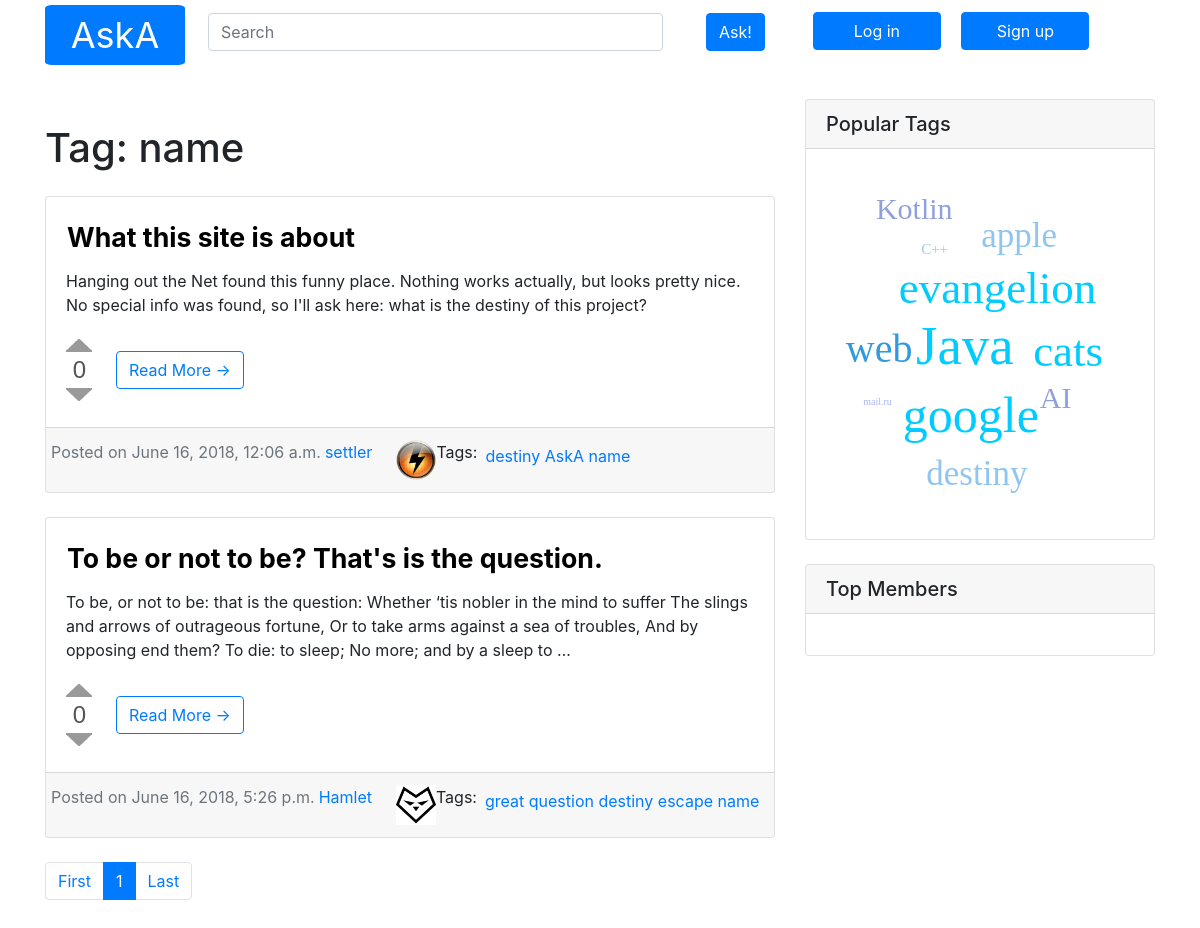
Page /tag/name on the earlier database version.
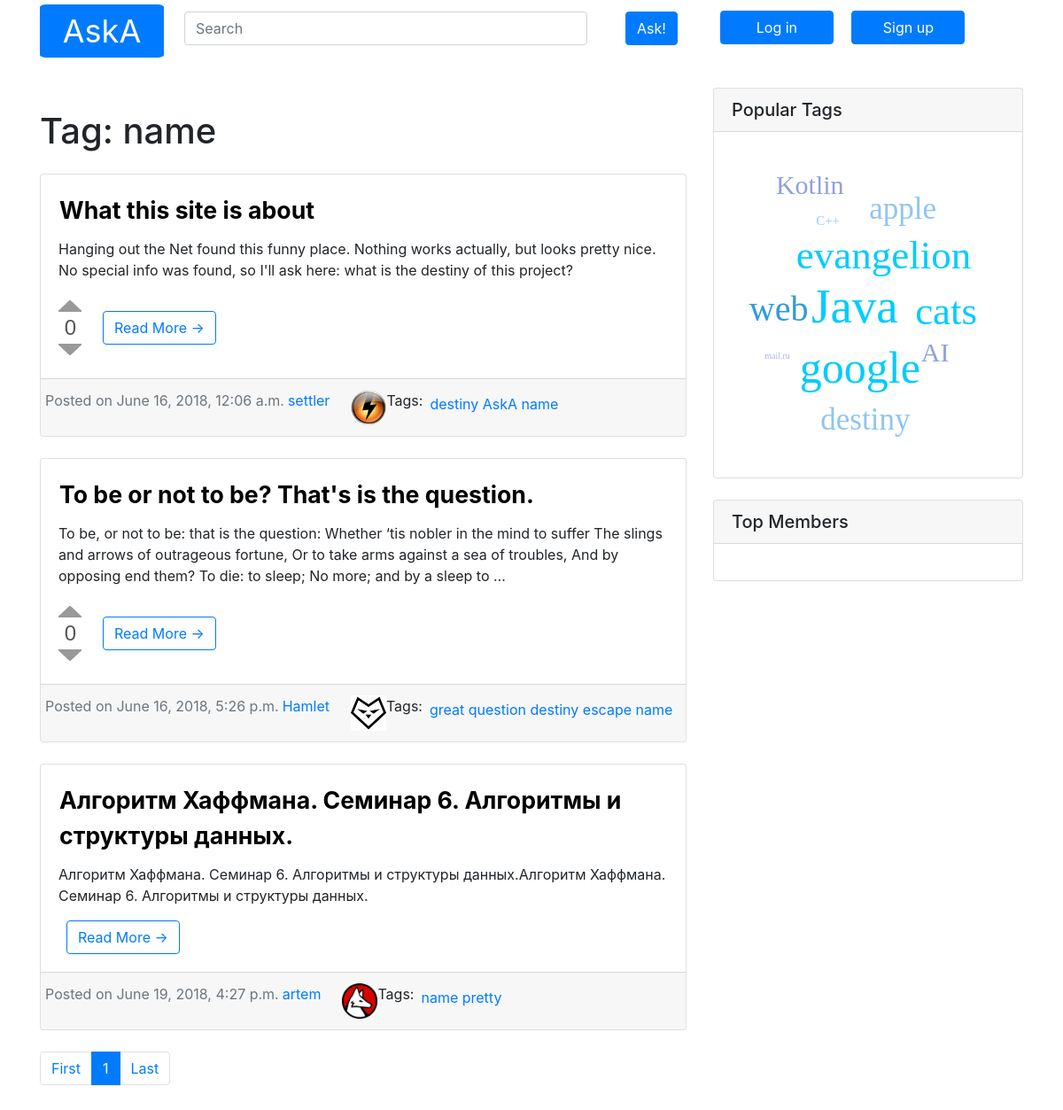
Same page on the later database version.
### question_list/models.py (models this page shows, shortened)
class Question(models.Model):
    title = models.CharField(max_length=200)
    text = models.TextField()
    author = models.ForeignKey('User', related_name='questions', on_delete=models.CASCADE)
    created = models.DateTimeField(default=timezone.now)
    tags = models.ManyToManyField('Tag', related_name='questions')
    rating = models.IntegerField(default=0)
    objects = QuestionManager()
    class Meta:
        ordering = ['created']
    def get_absolute_url(self):
        return "/question/%i" % self.id

class User(models.Model):
    user = models.OneToOneField(jUser, related_name='profile', on_delete=models.CASCADE)
    avatar = models.ImageField(upload_to='users_avatars', blank=True)
    rating = models.IntegerField(default=0)
    objects = UserManager()

class Tag(models.Model):
    text = models.CharField(max_length=20, unique=True)
    def get_absolute_tag_url(self):
        return "/tag/%s" % self.text

### question_list/views.py (the view)
# urls.py: path('tag/<str:tag>', views.tag, name='tag'),
def tag(request, tag):
    questions = Question.objects.get_by_tag(tag)
    paginator = Paginator(questions, 3)
    page = request.GET.get('page')
    questions = paginator.get_page(page)
    return render(request, 'question_list/tag.html', {'questions': questions, 'tag': tag, 'page': page})

### question_list/models.py (called while the page is built)
    def get_by_tag(self, tag):
        queryset = Question.objects.filter(tags__text=tag)
        return queryset

### question_list/templates/question_list/tag.html (shortened to what this page needs)
{% extends "question_list/base.html" %}
{% load staticfiles %}
                  {% block content %}
                  <div class="col-md-8">
                      <h1 class="my-4">Tag: {{ tag }}</h1>
                  {% for question in questions %}
                  <div class="card mb-4">
                      <div class="card-body">
                        <div class="row">
                          <a href="{{ question.get_absolute_url }}" class="card-title question-link ml-3">{{ question.title }}</a>
                        </div>
                        <p class="card-text">{{ question.text|truncatewords:50 }}</p>
                        <div class="row">
                          <div class="examples ml-2" id="vote{{ question.id }}"></div>
                          <div class="align-self-center">
                            <a href="{{ question.get_absolute_url }}" class="btn btn-outline-primary generic-button ml-3">Read More &rarr;</a>
                          </div>
                        </div>
                      </div>
                      <div class="card-footer">
                        <div class="row">
                          <div class="text-muted">Posted on {{ question.created }}</div>
                          <a href="#" class="ml-1">{{ question.author.user.username }}</a>
                          <img class="ml-4 img-circle img-fluid usericon" title="{{ question.author.user.username }}"
                            {% if question.author.avatar %} src="{{ question.author.avatar.url }}"
                            {% else %}
                            src="{% static 'img/icon128.svg' %}">
                            {% endif %}
                          <h6 class="ml-4 my-1">Tags:</h6>
                          <div class="ml-2 text-muted mt-1">
                            {% for ctag in question.tags.all %}
                            <a href="{{ ctag.get_absolute_tag_url }}">{{ ctag.text }}</a>
                            {% endfor %}
                          </div>
                        </div>
                      </div>
                    </div>
                  {% endfor %}
                <nav aria-label="Page navigation example">
                    <ul class="pagination">
                      <li class="page-item"><a class="page-link" href="{% url 'question_list:tag' %}/{{ tag }}{% if by_rating %}?by_rating=1&{% else %}?{% endif %}page=1">First</a></li>
                      <li class="page-item active"><a class="page-link" href="#">
                      {% if page %}
                        {{ page }}
                      {% else %}
                      1
                      {% endif %}
                      </a></li>
                      <li class="page-item"><a class="page-link" href="{% url 'question_list:tag' %}/{{ tag }}{% if by_rating %}?by_rating=1&{% else %}?{% endif %}page={{ questions.paginator.num_pages }}">Last</a></li>
                    </ul>
                  </nav>
                </div>
        {% endblock %}

Differences in the rows shown:
added Question: title "Алгоритм Хаффмана. Семинар 6. Алгоритмы и структуры данных.", text "Алгоритм Хаффмана. Семинар 6. Алгоритмы и структуры данных.Алгоритм Хаффмана. Семинар 6. Алгоритмы и структуры данных.", created "June 19, 2018, 4:27 p.m.", author.user.username "artem", author.avatar (picture), Tag (text "name")
now on this page (row unchanged): Tag: text "pretty", shown under "Алгоритм Хаффмана. Семинар 6. Алгоритмы и структуры данных."
